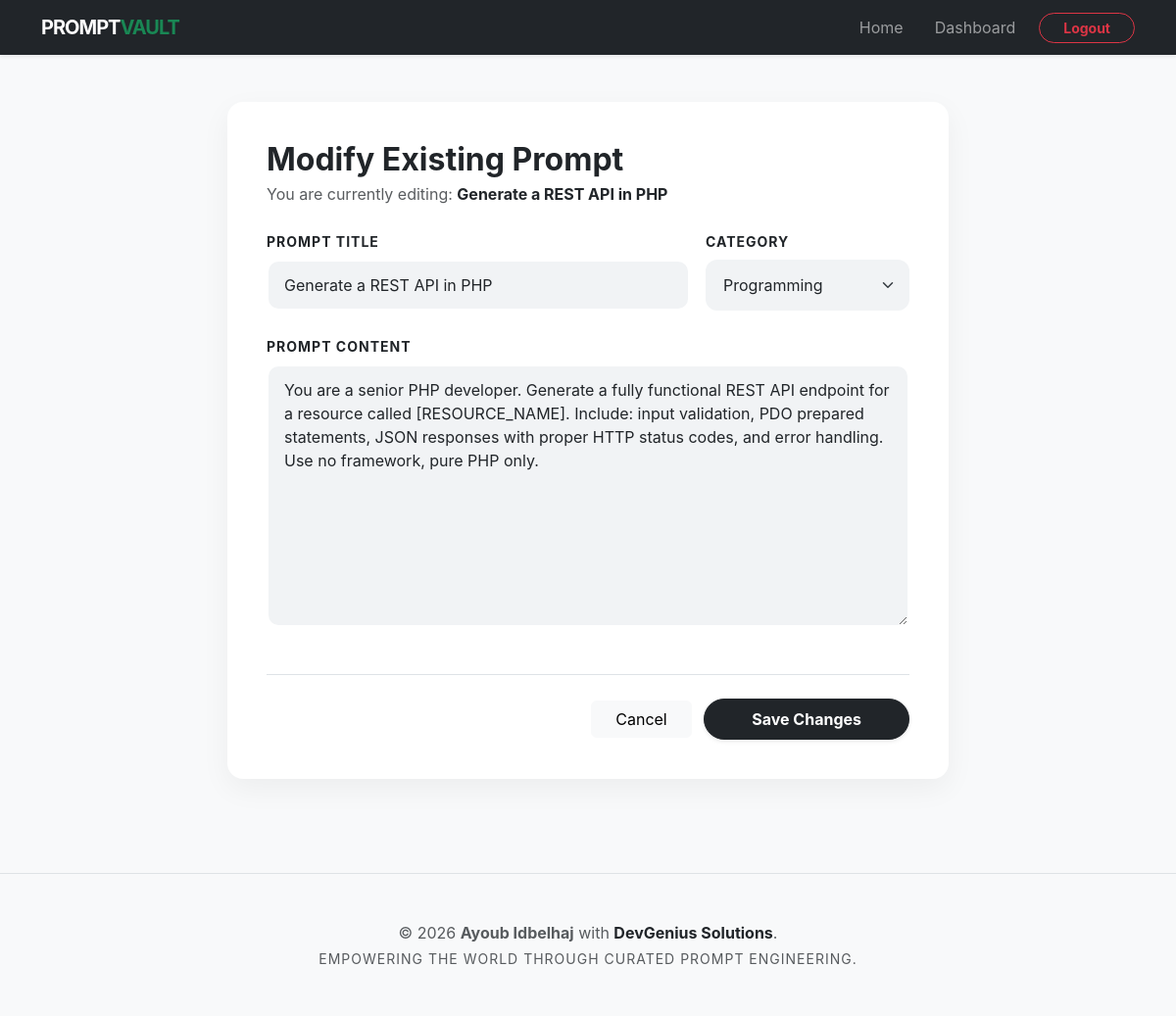
The app's page /app/edit-prompt.php?id=1 (signed in) with its own data.
### tables this page shows
CREATE TABLE prompts (
    id          INT UNSIGNED NOT NULL AUTO_INCREMENT,  
    title       VARCHAR(200) NOT NULL,  
    content     TEXT         NOT NULL,  
    user_id     INT UNSIGNED NOT NULL,  
    category_id INT UNSIGNED NOT NULL,  
    created_at  DATETIME     NOT NULL DEFAULT CURRENT_TIMESTAMP,  
    updated_at  DATETIME     NOT NULL DEFAULT CURRENT_TIMESTAMP ON UPDATE CURRENT_TIMESTAMP,  
    PRIMARY KEY (id),

     
    CONSTRAINT fk_prompts_user     FOREIGN KEY (user_id)     REFERENCES users(id)      ON DELETE CASCADE,
     
    CONSTRAINT fk_prompts_category FOREIGN KEY (category_id) REFERENCES categories(id) ON DELETE RESTRICT
);

CREATE TABLE categories (
    id         INT UNSIGNED NOT NULL AUTO_INCREMENT,  
    name       VARCHAR(100) NOT NULL UNIQUE,  
    created_at DATETIME     NOT NULL DEFAULT CURRENT_TIMESTAMP,  
    PRIMARY KEY (id)
);

### app/edit-prompt.php (the view, shortened to what this page needs)
<?php
require_once dirname(__DIR__) . '/config/db.php';
$p_id = $_GET['id'];
$u_id = $_SESSION['user_id'];
try {
    $roleStmt = $pdo->prepare("SELECT role FROM users WHERE id = ?");
    $roleStmt->execute([$u_id]);
    $currentUser = $roleStmt->fetch();
    $isAdmin = ($currentUser && $currentUser['role'] === 'admin');
} catch (PDOException $e) {
    die("Role check failed.");
}
try {
    $catStmt = $pdo->query("SELECT id, name FROM categories ORDER BY name ASC");
    $categories = $catStmt->fetchAll();
} catch (PDOException $e) {
    $error = "Failed to load categories.";
}
try {
    if ($isAdmin) {
        $stmt = $pdo->prepare("SELECT * FROM prompts WHERE id = ?");
        $stmt->execute([$p_id]);
    } else {
        $stmt = $pdo->prepare("SELECT * FROM prompts WHERE id = ? AND user_id = ?");
        $stmt->execute([$p_id, $u_id]);
    }
    $prompt = $stmt->fetch();
} catch (PDOException $e) {
    die("Database failure: " . $e->getMessage());
}
require_once dirname(__DIR__) . '/includes/header.php';
?>
<div class="container py-5">
    <div class="row justify-content-center">
        <div class="col-lg-8">
            <div class="card shadow rounded-4 border-0 p-4">
                <div class="card-body">
                    <h2 class="fw-bold mb-1">Modify Existing Prompt</h2>
                    <p class="text-muted mb-4">You are currently editing: <span class="fw-bold text-dark"><?php echo htmlspecialchars($prompt['title']); ?></span></p>
                    <form action="edit-prompt.php?id=<?php echo $p_id; ?>" method="POST">
                        <div class="row g-3">
                            <div class="col-md-8">
                                <label for="title" class="form-label fw-bold small text-uppercase letter-spacing-1">Prompt Title</label>
                                <input type="text" name="title" id="title" class="form-control" value="<?php echo htmlspecialchars($prompt['title']); ?>" required>
                            </div>
                            <div class="col-md-4">
                                <label for="category_id" class="form-label fw-bold small text-uppercase letter-spacing-1">Category</label>
                                <select name="category_id" id="category_id" class="form-select" required>
                                    <?php foreach ($categories as $cat): ?>
                                        <option value="<?php echo $cat['id']; ?>" <?php echo ($cat['id'] == $prompt['category_id']) ? 'selected' : ''; ?>>
                                            <?php echo htmlspecialchars($cat['name']); ?>
                                        </option>
                                    <?php endforeach; ?>
                                </select>
                            </div>
                            <div class="col-12 mt-4">
                                <label for="content" class="form-label fw-bold small text-uppercase letter-spacing-1">Prompt Content</label>
                                <textarea name="content" id="content" rows="10" class="form-control" required><?php echo htmlspecialchars($prompt['content']); ?></textarea>
                            </div>
                        </div>
                        <div class="mt-5 border-top pt-4 text-end">
                            <a href="dashboard.php" class="btn btn-light px-4 me-2">Cancel</a>
                            <button type="submit" class="btn btn-dark px-5 py-2 fw-bold rounded-pill shadow-sm">Save Changes</button>
                        </div>
                    </form>
                </div>
            </div>
        </div>
    </div>
</div>
<?php
require_once dirname(__DIR__) . '/includes/footer.php';
?>

### style/main.css (style rules this page uses)
:root { --primary-color: #198754; --primary-dark: #146c43; --dark-color: #212529; --accent-color: #76fc58; --bg-light: #f8f9fa; --card-shadow: 0 10px 30px rgba(0, 0, 0, 0.05); --card-shadow-hover: 0 15px 45px rgba(0, 0, 0, 0.1); }
html { scroll-behavior: smooth; height: 100%; }
body { background-color: var(--bg-light); font-family: 'Inter', system-ui, -apple-system, sans-serif; color: var(--dark-color); display: flex; flex-direction: column; min-height: 100vh; }
.letter-spacing-1 { letter-spacing: 1px; }
.card { transition: all 0.3s ease; }
.card.shadow { box-shadow: var(--card-shadow) !important; }
.form-control, .form-select { padding: 12px 16px; border-radius: 12px; border: 2px solid transparent; background-color: #f1f3f5; transition: all 0.2s ease; }

### records on screen
prompts: title "Generate a REST API in PHP", category_id "Programming", content "You are a senior PHP developer. Generate a fully functional REST API endpoint for a resource called [RESOURCE_NAME]. Include: input validation, PDO prepared statements, JSON responses with proper HTTP status codes, and error handling. Use no framework, pure PHP only."
